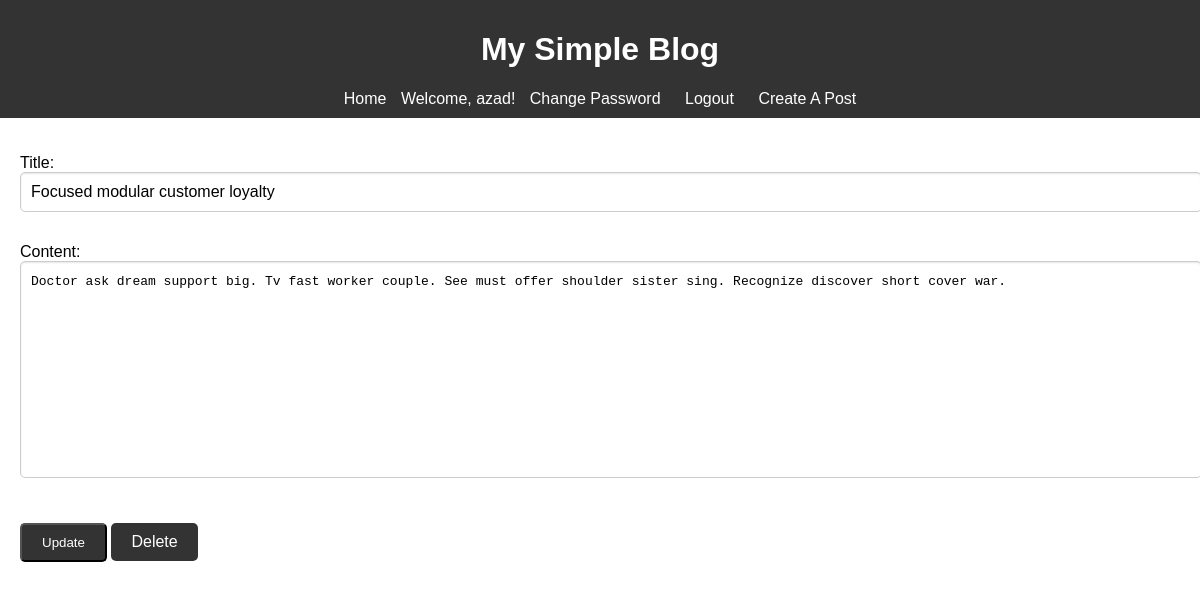
The page /post/33 (signed in) on the database its author committed.
### users/models.py (models this page shows, shortened)
class CustomUser(AbstractUser):
    username = models.CharField('username',max_length=150,unique=True)
    USERNAME_FIELD = 'username'
    REQUIRED_FIELDS = []
    objects = CustomUserManager()

### post/models.py (models this page shows, shortened)
class Post(models.Model):
    title = models.CharField(max_length=200 , unique=True)
    content = models.TextField()
    created_at = models.DateField(auto_now_add=True)
    created_by = models.ForeignKey(CustomUser , on_delete=models.CASCADE)

### post/views.py (the view, shortened to what this page needs)
# urls.py: path('<int:pk>', PostDetailView.as_view(), name='post_detail'),
class PostDetailView(View):
    template = 'post_detail.html'
    def get(self, request, pk):
        post = get_object_or_404(Post, pk=pk)
        is_author = request.user == post.created_by
        form = PostForm(instance=post)
        return render(request, self.template, {'form': form , 'is_author':is_author , 'post':post})

### post/forms.py
class PostForm(forms.ModelForm):
    class Meta:
        model = Post
        fields = ['title', 'content']
        widgets = {
            'title': forms.TextInput(attrs={
                'class': 'form-control',
                'placeholder': 'Enter your title',
            }),
            'content': forms.Textarea(attrs={
                'class': 'form-control',
                'placeholder': 'Write your content here...',
                'rows': 10,  # Adjust height of the textarea
                'style': 'resize: none;',  # Prevents resizing
            }),
        }

### post/templates/post_detail.html (shortened to what this page needs)
{% extends 'base.html' %}
{% block content %}
    <form method="post">
        {{ form.as_p }}
        {% if is_author %}
        <button type="submit" class = 'button'>Update</button>
        <a href="{% url 'post_delete' post.pk %}"  class="button">Delete</a>
        {% endif %}
    </form>
{% endblock %}

### base_templates/base.html (shortened to what this page needs)
<!DOCTYPE html>
{% load static %}
<html lang="en">
<head>
    <link rel="stylesheet" href="{% static 'style.css' %}">
</head>
<body>
    <header>
        <h1>My Simple Blog</h1>
        <nav>
            <a href="{% url 'index' %}">Home</a>
            {% if user.is_authenticated %}
                <span>Welcome, {{ user.username }}!</span>
                <a href="{% url 'change-password' %}">Change Password</a>
                <a href="{% url 'logout' %}">Logout</a>
                <a href="{% url 'post_create' %}">Create A Post</a>
            {% else %}
            <a href="{% url 'login' %}">Login</a>
            <a href="{% url 'register' %}">Register</a>
            {% endif %}
        </nav>
    </header>
    <main>
        {% block content %}
        {% endblock %}
    </main>
</body>
</html>

### static/style.css (style rules this page uses)
body { font-family: Arial, sans-serif; margin: 0; padding: 0; }
header { background: #333; color: #fff; padding: 10px; text-align: center; }
nav a { color: #fff; margin: 0 10px; text-decoration: none; }
main { padding: 20px; }
.button { display: inline-block; padding: 10px 20px; margin-top: 10px; background: #333; color: #fff; text-decoration: none; border-radius: 5px; }
.form-control { width: 100%; padding: 10px; margin-bottom: 15px; border: 1px solid #ccc; border-radius: 5px; box-shadow: inset 0 1px 2px rgba(0,0,0,0.1); font-size: 1em; }
textarea.form-control { height: auto; line-height: 1.5; }

### rows shown on the page
CustomUser: username "azad"
Post: title "Focused modular customer loyalty", content "Doctor ask dream support big. Tv fast worker couple. See must offer shoulder sister sing. Recognize discover short cover war."
